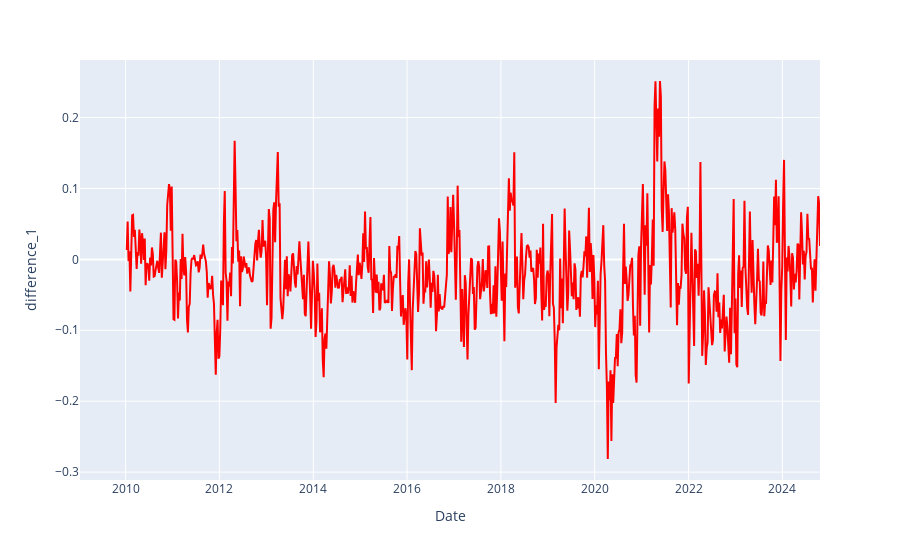

Notebook code for this chart:
### Code cell
fig_overview = px.line(data, x=data.index, y='difference_1')
fig_overview.update_xaxes(title_text='Date')
fig_overview.update_traces(line=dict(color='red'))
fig_overview.show()

### Figure 1 — Plotly figure (JSON) as saved in the notebook; plotly's stock layout.template omitted (floating-point values rounded to 4 significant figures; data arrays with more than 128 entries replaced by an {"elided": "..."} marker saying what was removed)
{"data": [{"hovertemplate": "date=%{x}<br>difference_1=%{y}<extra></extra>", "legendgroup": "", "line": {"color": "red", "dash": "solid"}, "marker": {"symbol": "circle"}, "mode": "lines", "name": "", "orientation": "v", "showlegend": false, "type": "scatter", "x": {"elided": "824 str values"}, "xaxis": "x", "y": {"elided": "824 float values"}, "yaxis": "y"}], "layout": {"autosize": true, "legend": {"tracegroupgap": 0}, "margin": {"t": 60}, "xaxis": {"anchor": "y", "autorange": true, "domain": [0, 1], "range": ["2009-01-11", "2024-10-20"], "title": {"text": "Date"}, "type": "date"}, "yaxis": {"anchor": "x", "autorange": true, "domain": [0, 1], "range": [-0.3111, 0.2812], "title": {"text": "difference_1"}, "type": "linear"}}}
